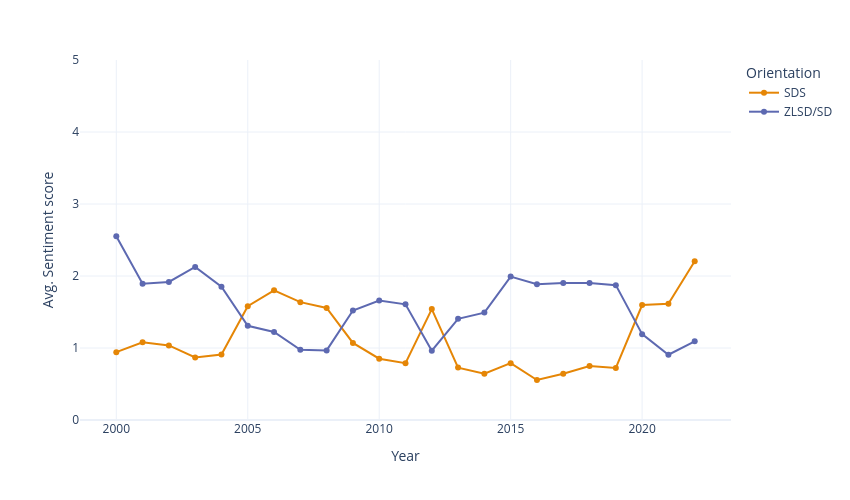

Write notebook code for a chart like this one.
### Code cell
fig=px.line(trends, x="Year", y="Senti_n", color="Parties", markers=True, 
            color_discrete_sequence=px.colors.qualitative.Vivid)
fig.update_layout(
    height=500,  
    width=850,
    yaxis=dict(range=[0, 5]),

    yaxis_title='Avg. Sentiment score',
    legend_title='Orientation',
    template='plotly_white',
)

fig.show()

### Figure 1 — Plotly figure (JSON) as saved in the notebook; plotly's stock layout.template omitted (floating-point values rounded to 4 significant figures)
{"data": [{"hovertemplate": "Parties=SDS<br>Year=%{x}<br>Senti_n=%{y}<extra></extra>", "legendgroup": "SDS", "line": {"color": "rgb(229, 134, 6)", "dash": "solid"}, "marker": {"symbol": "circle"}, "mode": "lines+markers", "name": "SDS", "orientation": "v", "showlegend": true, "type": "scatter", "x": [2000, 2001, 2002, 2003, 2004, 2005, 2006, 2007, 2008, 2009, 2010, 2011, 2012, 2013, 2014, 2015, 2016, 2017, 2018, 2019, 2020, 2021, 2022], "xaxis": "x", "y": [0.9426, 1.08, 1.036, 0.8689, 0.9094, 1.58, 1.802, 1.637, 1.556, 1.071, 0.8512, 0.7881, 1.54, 0.7278, 0.6425, 0.7895, 0.5548, 0.6417, 0.7485, 0.7235, 1.597, 1.615, 2.204], "yaxis": "y"}, {"hovertemplate": "Parties=ZLSD/SD<br>Year=%{x}<br>Senti_n=%{y}<extra></extra>", "legendgroup": "ZLSD/SD", "line": {"color": "rgb(93, 105, 177)", "dash": "solid"}, "marker": {"symbol": "circle"}, "mode": "lines+markers", "name": "ZLSD/SD", "orientation": "v", "showlegend": true, "type": "scatter", "x": [2000, 2001, 2002, 2003, 2004, 2005, 2006, 2007, 2008, 2009, 2010, 2011, 2012, 2013, 2014, 2015, 2016, 2017, 2018, 2019, 2020, 2021, 2022], "xaxis": "x", "y": [2.551, 1.892, 1.917, 2.125, 1.85, 1.308, 1.223, 0.9746, 0.9669, 1.521, 1.66, 1.606, 0.9635, 1.405, 1.491, 1.993, 1.886, 1.904, 1.904, 1.873, 1.193, 0.9069, 1.092], "yaxis": "y"}], "layout": {"height": 500, "legend": {"title": {"text": "Orientation"}, "tracegroupgap": 0}, "margin": {"t": 60}, "width": 850, "xaxis": {"anchor": "y", "domain": [0, 1], "title": {"text": "Year"}}, "yaxis": {"anchor": "x", "domain": [0, 1], "range": [0, 5], "title": {"text": "Avg. Sentiment score"}}}}
